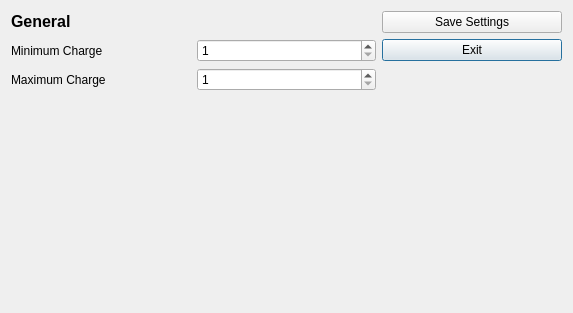
<?xml version="1.0" encoding="UTF-8"?>
<ui version="4.0">
 <class>Dialog</class>
 <widget class="QDialog" name="Dialog">
  <property name="geometry">
   <rect>
    <x>0</x>
    <y>0</y>
    <width>573</width>
    <height>313</height>
   </rect>
  </property>
  <property name="minimumSize">
   <size>
    <width>573</width>
    <height>313</height>
   </size>
  </property>
  <property name="maximumSize">
   <size>
    <width>800</width>
    <height>700</height>
   </size>
  </property>
  <property name="windowTitle">
   <string>Dialog</string>
  </property>
  <layout class="QGridLayout" name="gridLayout_3">
   <item row="3" column="0">
    <widget class="QLabel" name="label_7">
     <property name="text">
      <string>Maximum Charge</string>
     </property>
    </widget>
   </item>
   <item row="2" column="0">
    <widget class="QLabel" name="label_6">
     <property name="text">
      <string>Minimum Charge</string>
     </property>
    </widget>
   </item>
   <item row="3" column="1">
    <widget class="QSpinBox" name="max_charge">
     <property name="minimum">
      <number>1</number>
     </property>
     <property name="maximum">
      <number>10</number>
     </property>
    </widget>
   </item>
   <item row="1" column="0">
    <widget class="QLabel" name="label_5">
     <property name="text">
      <string>&lt;html&gt;&lt;head/&gt;&lt;body&gt;&lt;p&gt;&lt;span style=&quot; font-size:12pt; font-weight:600;&quot;&gt;General&lt;/span&gt;&lt;/p&gt;&lt;/body&gt;&lt;/html&gt;</string>
     </property>
    </widget>
   </item>
   <item row="2" column="2">
    <widget class="QPushButton" name="ExitButton">
     <property name="text">
      <string>Exit</string>
     </property>
    </widget>
   </item>
   <item row="11" column="2">
    <spacer name="verticalSpacer_2">
     <property name="orientation">
      <enum>Qt::Vertical</enum>
     </property>
     <property name="sizeHint" stdset="0">
      <size>
       <width>20</width>
       <height>40</height>
      </size>
     </property>
    </spacer>
   </item>
   <item row="1" column="2">
    <widget class="QPushButton" name="SaveButton">
     <property name="text">
      <string>Save Settings</string>
     </property>
    </widget>
   </item>
   <item row="2" column="1">
    <widget class="QSpinBox" name="min_charge">
     <property name="minimum">
      <number>1</number>
     </property>
     <property name="maximum">
      <number>10</number>
     </property>
    </widget>
   </item>
  </layout>
 </widget>
 <resources/>
 <connections/>
</ui>
